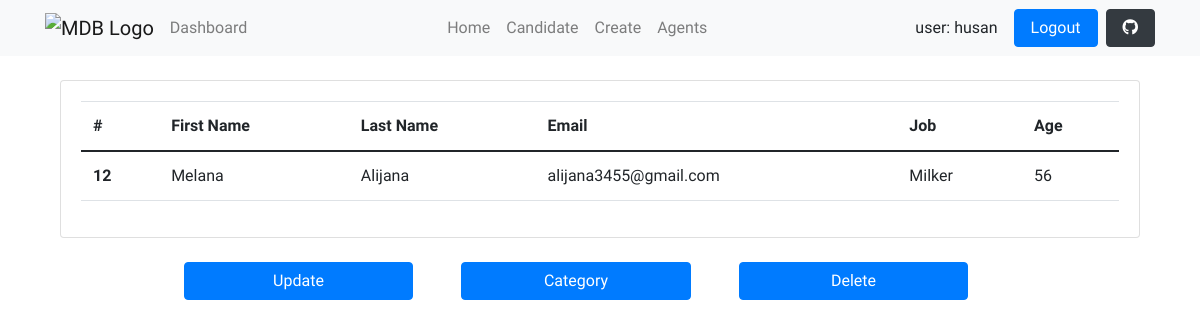
Screenshot of /12/ (signed in) with the database file from the repository.
### base_app/models.py (models this page shows, shortened)
class User(AbstractUser):
    is_organiser = models.BooleanField(default=True)
    is_agent = models.BooleanField(default=False)

class Candidate(models.Model):
    class Meta:
        verbose_name = 'Candidate'
        verbose_name_plural = 'Candidates Admittes'
    name = models.CharField(max_length=30)
    lastName = models.CharField(max_length=40)
    age = models.IntegerField(default=0)
    email = models.EmailField()
    job = models.CharField(max_length=20)
    organiser = models.ForeignKey(UserProfile, on_delete=models.CASCADE)
    agent = models.ForeignKey(
        "Agent", null=True, blank=True, on_delete=models.SET_NULL)
    category = models.ForeignKey(
        'Category', null=True, blank=True, related_name='candidates', on_delete=models.SET_NULL)

### base_app/views.py (the view)
# urls.py: path('<int:pk>/', Candidate_details.as_view(), name='details'),
class Candidate_details(OrganiserAndLoginRequiredMixin, DetailView):
    template_name = 'details/candidate_details.html'
    queryset = Candidate.objects.all()
    context_object_name = 'candid'

### agents/mixins.py (called while the page is built)
    def dispatch(self, request, *args, **kwargs):
        if not request.user.is_authenticated or not request.user.is_organiser:
            return redirect('login')
        return super().dispatch(request, *args, **kwargs)

### templates/details/candidate_details.html (shortened to what this page needs)
{% extends 'layouts/base.html' %}
{% block content %}
    <main class="hm-gradient">
      <div class="container mt-4">
        <div class="card mb-4">
          <div class="card-body">
            <table class="table table-hover">
              <thead class="mdb-color darken-3">
                <tr>
                  <th>#</th>
                  <th>First Name</th>
                  <th>Last Name</th>
                  <th>Email</th>
                  <th>Job</th>
                  <th>Age</th>
                </tr>
              </thead>
              <tbody>
                <tr>
                  <th scope="row">{{ candid.id }}</th>
                  <td>{{ candid.name }}</td>
                  <td>{{ candid.lastName }}</td>
                  <td>{{ candid.email }}</td>
                  <td>{{ candid.job }}</td>
                  <td>{{ candid.age }}</td>
                </tr>
              </tbody>
            </table>
          </div>
        </div>
      </div>
      <div class="d-flex justify-content-between w-75 mx-auto">
        <a class="btn btn-primary w-50" href="{% url 'candidate:update' candid.pk %}">Update</a>
        <a class="btn btn-primary w-50 ml-5" href="{% url 'candidate:category_update_detail' candid.pk %}">Category</a>
        <a class="btn btn-primary w-50 mx-5" href="{% url 'candidate:delete' candid.pk %}">Delete</a>
      </div>
    </main>
{% endblock content %}

### templates/layouts/navbar.html (shortened to what this page needs)
<nav class="navbar navbar-expand-lg navbar-light bg-light navlar">
    <div class="container">
      <a class="navbar-brand me-2" href="https://mdbgo.com/">
        <img
          src="https://mdbcdn.b-cdn.net/img/logo/mdb-transaprent-noshadows.webp"
          height="16"
          alt="MDB Logo"
          loading="lazy"
          style="margin-top: -1px;"
        />
      </a>
      <div class="collapse navbar-collapse" id="navbarButtonsExample">
        <ul class="navbar-nav me-auto mb-2 mb-lg-0">
          <li class="nav-item">
            <a class="nav-link" href="/">Dashboard</a>
          </li>
        </ul>
        <ul class="navbar-nav me-auto mb-2 mb-lg-0">
          <li class="nav-item">
            <a class="nav-link" href="{% url 'home' %}">Home</a>
          </li>
          <li class="nav-item">
            <a class="nav-link" href="{% url 'candidate:candidate' %}">Candidate</a>
          </li>
          {% if request.user.is_organiser %}
          <li class="nav-item">
            <a class="nav-link" href="{% url 'candidate:create' %}">Create</a>
          </li>
          <li class="nav-item">
            <a class="nav-link" href="{% url 'agents:agent-list' %}">Agents</a>
          </li>
          {% endif %}
        </ul>
        <div class="d-flex align-items-center">
          {% if request.user.is_authenticated %}
          <div class="mx-3"> user: {{ request.user.username }}</div>
          <a href="/logout/" class="btn btn-primary px-3 me-2">
            Logout
          </a>
          {% else %}
          <a href="/login/" class="btn btn-primary px-3 me-2">
            Login
          </a>
          {% endif %}
          <a
            class="btn btn-dark px-3"
            href="https://github.com/mdbootstrap/mdb-ui-kit"
            role="button"
            ><i class="fab fa-github"></i
          ></a>
        </div>
      </div>
    </div>
  </nav>

### rows the page displays
User: user.username "husan"
Candidate: id "12", name "Melana", lastName "Alijana", email "alijana3455@gmail.com", job "Milker", age "56"
